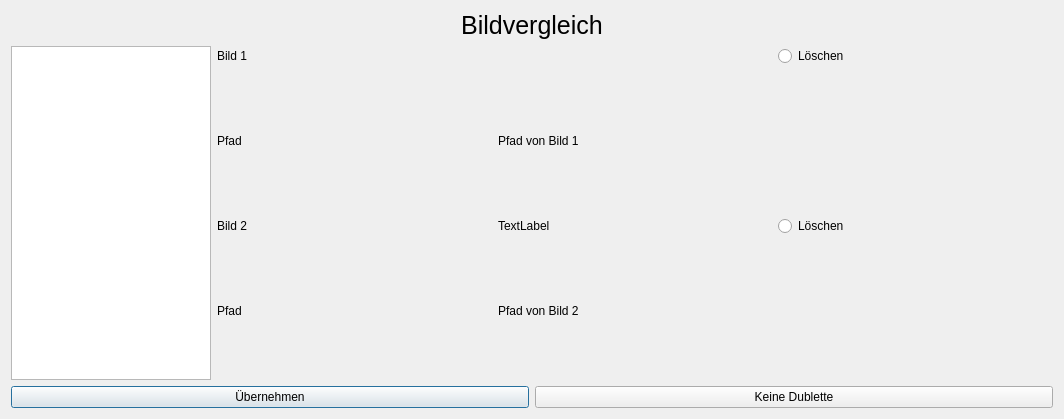
<?xml version="1.0" encoding="UTF-8"?>
<ui version="4.0">
 <class>Dialog</class>
 <widget class="QDialog" name="Dialog">
  <property name="geometry">
   <rect>
    <x>0</x>
    <y>0</y>
    <width>1064</width>
    <height>419</height>
   </rect>
  </property>
  <property name="windowTitle">
   <string>Dialog</string>
  </property>
  <layout class="QVBoxLayout" name="verticalLayout_2">
   <item>
    <widget class="QLabel" name="lbl_topic">
     <property name="font">
      <font>
       <pointsize>19</pointsize>
      </font>
     </property>
     <property name="text">
      <string>Bildvergleich</string>
     </property>
     <property name="alignment">
      <set>Qt::AlignCenter</set>
     </property>
    </widget>
   </item>
   <item>
    <layout class="QHBoxLayout" name="horizontalLayout_a">
     <item>
      <widget class="QListWidget" name="lw_doublets">
       <property name="maximumSize">
        <size>
         <width>200</width>
         <height>16777215</height>
        </size>
       </property>
       <property name="baseSize">
        <size>
         <width>0</width>
         <height>0</height>
        </size>
       </property>
      </widget>
     </item>
     <item>
      <layout class="QVBoxLayout" name="la_vertical_layout">
       <item>
        <layout class="QGridLayout" name="la_grid_layout">
         <item row="5" column="1">
          <widget class="QLabel" name="lbl_img_two_path_value">
           <property name="text">
            <string>Pfad von Bild 2</string>
           </property>
          </widget>
         </item>
         <item row="1" column="0">
          <widget class="QLabel" name="lbl_img_one_label">
           <property name="text">
            <string>Bild 1</string>
           </property>
          </widget>
         </item>
         <item row="5" column="0">
          <widget class="QLabel" name="lbl_img_two_path_label">
           <property name="text">
            <string>Pfad</string>
           </property>
          </widget>
         </item>
         <item row="2" column="0">
          <widget class="QLabel" name="lbl_img_one_path_label">
           <property name="text">
            <string>Pfad</string>
           </property>
          </widget>
         </item>
         <item row="4" column="0">
          <widget class="QLabel" name="lbl_img_two_label">
           <property name="text">
            <string>Bild 2</string>
           </property>
          </widget>
         </item>
         <item row="1" column="2">
          <widget class="QRadioButton" name="rb_img_one">
           <property name="text">
            <string>Löschen</string>
           </property>
          </widget>
         </item>
         <item row="2" column="1">
          <widget class="QLabel" name="lbl_img_one_path_value">
           <property name="text">
            <string>Pfad von Bild 1</string>
           </property>
          </widget>
         </item>
         <item row="1" column="1">
          <widget class="QLabel" name="lbl_img_one_container">
           <property name="text">
            <string/>
           </property>
          </widget>
         </item>
         <item row="4" column="1">
          <widget class="QLabel" name="lbl_img_two_container">
           <property name="text">
            <string>TextLabel</string>
           </property>
          </widget>
         </item>
         <item row="4" column="2">
          <widget class="QRadioButton" name="rb_img_two">
           <property name="text">
            <string>Löschen</string>
           </property>
          </widget>
         </item>
        </layout>
       </item>
      </layout>
     </item>
    </layout>
   </item>
   <item>
    <layout class="QHBoxLayout" name="horizontalLayout_b">
     <item>
      <widget class="QPushButton" name="btn_confirm">
       <property name="text">
        <string>Übernehmen</string>
       </property>
      </widget>
     </item>
     <item>
      <widget class="QPushButton" name="btn_discard">
       <property name="text">
        <string>Keine Dublette</string>
       </property>
      </widget>
     </item>
    </layout>
   </item>
  </layout>
 </widget>
 <resources/>
 <connections/>
</ui>
